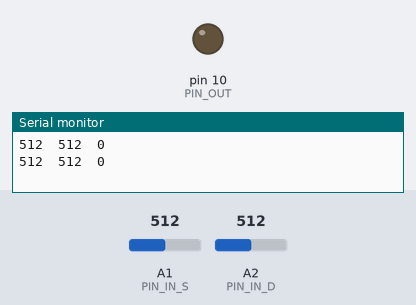
Bench run of a program on a simulated Arduino Nano, built with avr-gcc and run on an emulated ATmega328P. On the bench: output pins drawn as LEDs (lit = HIGH), the last lines printed to the serial monitor. The inputs (shaded band) are chosen by the test bench; at power-on: A1 (PIN_IN_S) = 512, A2 (PIN_IN_D) = 512.

Above: at 2.8 s.
2.9 s: A1 (PIN_IN_S) set to 716
At 5.3 s:
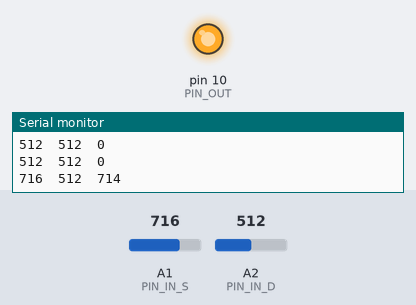
Timing chart, 0 to 6.8 s (numbered marks = the images above; inputs shaded):
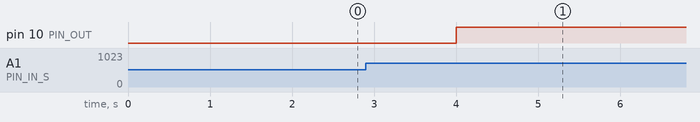

The program:

main.cpp
```cpp
#include <Arduino.h>

int sensoRead = 15;
int out_sygnal;
const int PIN_OUT = 10;
const int PIN_IN_S = A1;
const int PIN_IN_D = A2;

int compureDID(float input, float setpoint, float kp, float ki, float kd, float dt);

void setup()
{
  pinMode(PIN_OUT, OUTPUT);
  pinMode(PIN_IN_S, INPUT);
  pinMode(PIN_IN_D, INPUT);
  Serial.begin(9600);
}

void loop()
{
  int set_temp = analogRead(PIN_IN_S);
  int data_temp = analogRead(PIN_IN_D);

  out_sygnal = compureDID(data_temp, set_temp, 1.0, 1.0, 1.0, 2.0);
  analogWrite(PIN_OUT, out_sygnal);

  Serial.print(set_temp);
  Serial.print("  ");
  Serial.print(data_temp);
  Serial.print("  ");
  Serial.println(out_sygnal);
  delay(2000);
}

int compureDID(float input, float setpoint, float kp, float ki, float kd, float dt)
{
  float err = setpoint - input;
  static float integral = 0, prevErr = 0;
  integral += err * dt;
  float D = (err - prevErr) / dt;
  prevErr = err;
  return (err * kp + integral * ki + D * kd);
}
```

Measured:
- after the input at 2.9 s, pin 10 (PIN_OUT): LOW → HIGH after 1.1 s
